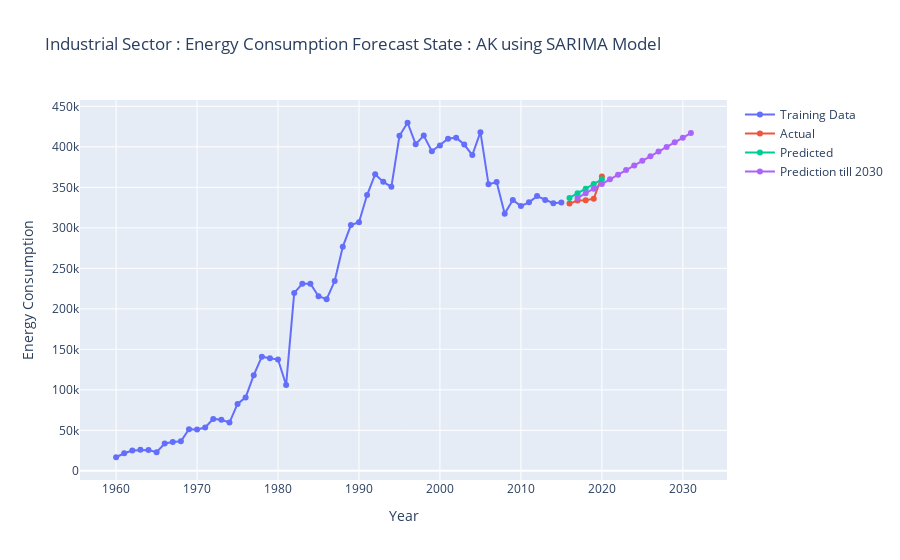
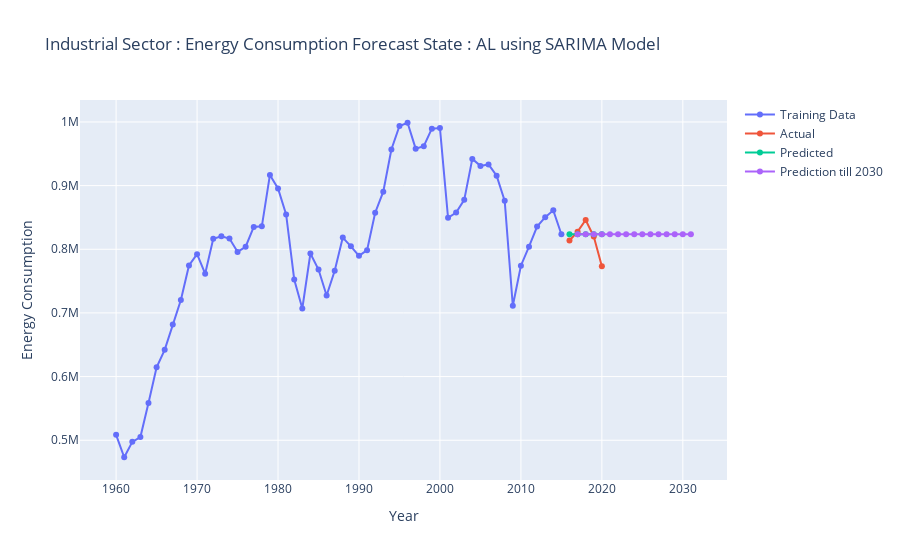
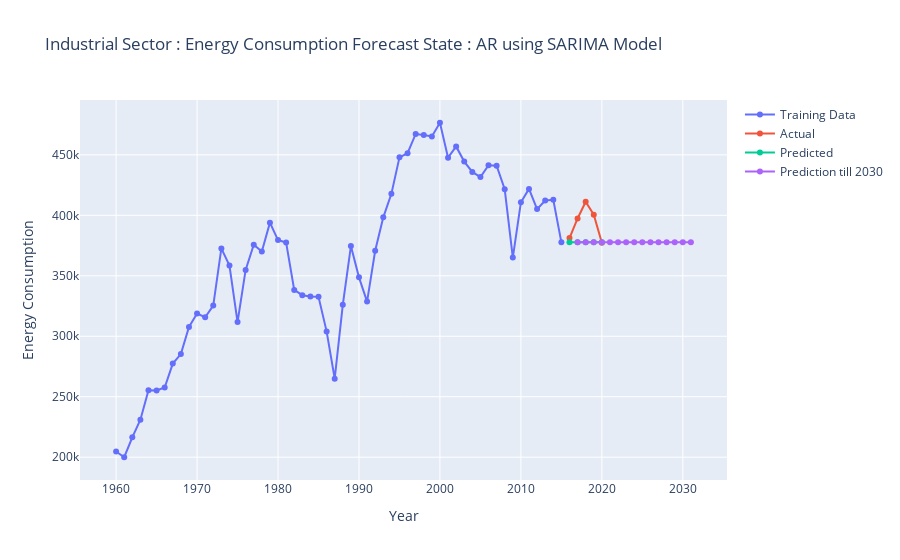
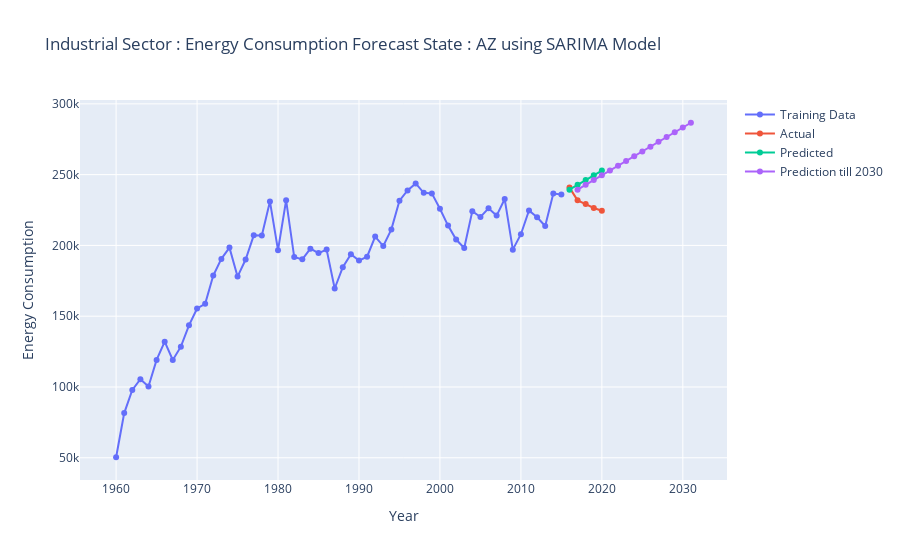

The cell these charts' notebook holds for them, in order:
### Markdown cell above
## Using SARIMA Model

### Code cell
os.makedirs('Plots/use_tot_Sector_data_Industrial_Sector/Sarima_results_plots',exist_ok=True)

for State in df_trans['State'].unique():
        try:
            
            fig = go.Figure()

            # Get the energy consumption data for the current country and sector
            df_filter = df_trans[df_trans['State'] == State ][['Year', 'Yearly Data']]
            df_filter_index = df_filter.set_index('Year')

            train_data = df_filter[:-5]
            test_data = df_filter[-5:]
            
            # Prepare the data for modeling
            years = df_filter_index.index
            energy_consumption = df_filter_index.values.flatten()

                    # Split the data into training and testing
            # Use all data except the last 5 years for training
            Horizan = -5
            train_data = energy_consumption[:Horizan]
            test_data = energy_consumption[Horizan:]  # Use the last 5 years for testing

            # Fit the auto ARIMA model
            model = auto_arima(train_data, seasonal=False)
            model.fit(train_data)

            # Generate predictions
            predictions = model.predict(n_periods=len(test_data))
            predictions_ahead_in_future = model.predict(n_periods=len(test_data)+15)

            # Calculate evaluation metrics
            mae = mean_absolute_error(test_data, predictions)
            mse = mean_squared_error(test_data, predictions)
            mape = np.mean(np.abs((test_data - predictions) / test_data)) * 100

            print('Mean Absolute Error (MAE):', np.round(mae,2))
            print('Mean Squared Error (MSE):', np.round(mse,2))
            print('Mean Absolute Percentage Error (MAPE):', np.round(mape,2))
            
            # Plot the training data
            fig.add_trace(go.Scatter(
                x=years[:Horizan], y=train_data, mode='lines+markers', name='Training Data'))

            # Plot the predictions
            fig.add_trace(go.Scatter(
                x=years[Horizan:], y=test_data, mode='lines+markers', name='Actual'))
            fig.add_trace(go.Scatter(
                x=years[Horizan:], y=predictions, mode='lines+markers', name='Predicted'))

            fig.add_trace(go.Scatter(
                x=pd.date_range(start = years[Horizan],periods=15,freq='Y'), y=predictions_ahead_in_future, mode='lines+markers', name='Prediction till 2030'))

            # Update the layout
            fig.update_layout(title=f'Industrial Sector : Energy Consumption Forecast State : {State} using SARIMA Model',
                            xaxis_title='Year', yaxis_title='Energy Consumption')

            # Show the plot
            fig.show()
            # print(State,msn)
            fig.write_image(f'Plots/use_tot_Sector_data_Industrial_Sector/Sarima_results_plots/{State}.png')
            # break
        except:
            print('Error occoured in Combination State : {} and MSN : {} Due NaN Value'.format(State,mse))
        # break
